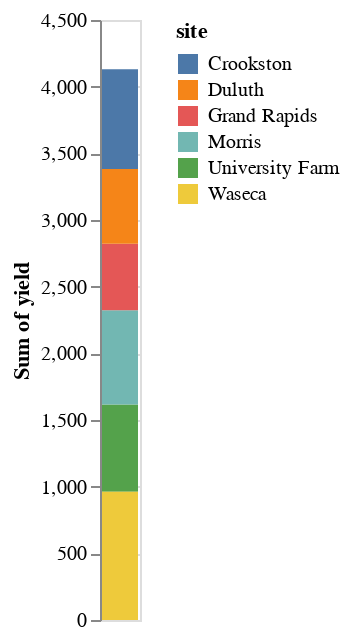

The code cell stored with this chart in its notebook:
### Code cell
source = data.barley()

alt.Chart(source).mark_bar().encode(
    y='sum(yield)',
    color='site'
)

### Figure 1 — Vega-Lite specification as saved in the notebook (floating-point values rounded to 4 significant figures)
{"config": {"view": {"continuousWidth": 400, "continuousHeight": 300}}, "data": {"name": "data-093ece8c35bb2d41094cfb6138ec810b"}, "mark": "bar", "encoding": {"color": {"type": "nominal", "field": "site"}, "y": {"type": "quantitative", "aggregate": "sum", "field": "yield"}}, "$schema": "https://vega.github.io/schema/vega-lite/v4.8.1.json", "datasets": {"data-093ece8c35bb2d41094cfb6138ec810b": [{"yield": 27.0, "variety": "Manchuria", "year": 1931, "site": "University Farm"}, {"yield": 48.87, "variety": "Manchuria", "year": 1931, "site": "Waseca"}, {"yield": 27.43, "variety": "Manchuria", "year": 1931, "site": "Morris"}, {"yield": 39.93, "variety": "Manchuria", "year": 1931, "site": "Crookston"}, {"yield": 32.97, "variety": "Manchuria", "year": 1931, "site": "Grand Rapids"}, {"yield": 28.97, "variety": "Manchuria", "year": 1931, "site": "Duluth"}, {"yield": 43.07, "variety": "Glabron", "year": 1931, "site": "University Farm"}, {"yield": 55.2, "variety": "Glabron", "year": 1931, "site": "Waseca"}, {"yield": 28.77, "variety": "Glabron", "year": 1931, "site": "Morris"}, {"yield": 38.13, "variety": "Glabron", "year": 1931, "site": "Crookston"}, {"yield": 29.13, "variety": "Glabron", "year": 1931, "site": "Grand Rapids"}, {"yield": 29.67, "variety": "Glabron", "year": 1931, "site": "Duluth"}, {"yield": 35.13, "variety": "Svansota", "year": 1931, "site": "University Farm"}, {"yield": 47.33, "variety": "Svansota", "year": 1931, "site": "Waseca"}, {"yield": 25.77, "variety": "Svansota", "year": 1931, "site": "Morris"}, {"yield": 40.47, "variety": "Svansota", "year": 1931, "site": "Crookston"}, {"yield": 29.67, "variety": "Svansota", "year": 1931, "site": "Grand Rapids"}, {"yield": 25.7, "variety": "Svansota", "year": 1931, "site": "Duluth"}, {"yield": 39.9, "variety": "Velvet", "year": 1931, "site": "University Farm"}, {"yield": 50.23, "variety": "Velvet", "year": 1931, "site": "Waseca"}, {"yield": 26.13, "variety": "Velvet", "year": 1931, "site": "Morris"}, {"yield": 41.33, "variety": "Velvet", "year": 1931, "site": "Crookston"}, {"yield": 23.03, "variety": "Velvet", "year": 1931, "site": "Grand Rapids"}, {"yield": 26.3, "variety": "Velvet", "year": 1931, "site": "Duluth"}, {"yield": 36.57, "variety": "Trebi", "year": 1931, "site": "University Farm"}, {"yield": 63.83, "variety": "Trebi", "year": 1931, "site": "Waseca"}, {"yield": 43.77, "variety": "Trebi", "year": 1931, "site": "Morris"}, {"yield": 46.93, "variety": "Trebi", "year": 1931, "site": "Crookston"}, {"yield": 29.77, "variety": "Trebi", "year": 1931, "site": "Grand Rapids"}, {"yield": 33.93, "variety": "Trebi", "year": 1931, "site": "Duluth"}, {"yield": 43.27, "variety": "No. 457", "year": 1931, "site": "University Farm"}, {"yield": 58.1, "variety": "No. 457", "year": 1931, "site": "Waseca"}, {"yield": 28.7, "variety": "No. 457", "year": 1931, "site": "Morris"}, {"yield": 45.67, "variety": "No. 457", "year": 1931, "site": "Crookston"}, {"yield": 32.17, "variety": "No. 457", "year": 1931, "site": "Grand Rapids"}, {"yield": 33.6, "variety": "No. 457", "year": 1931, "site": "Duluth"}, {"yield": 36.6, "variety": "No. 462", "year": 1931, "site": "University Farm"}, {"yield": 65.77, "variety": "No. 462", "year": 1931, "site": "Waseca"}, {"yield": 30.37, "variety": "No. 462", "year": 1931, "site": "Morris"}, {"yield": 48.57, "variety": "No. 462", "year": 1931, "site": "Crookston"}, {"yield": 24.93, "variety": "No. 462", "year": 1931, "site": "Grand Rapids"}, {"yield": 28.1, "variety": "No. 462", "year": 1931, "site": "Duluth"}, {"yield": 32.77, "variety": "Peatland", "year": 1931, "site": "University Farm"}, {"yield": 48.57, "variety": "Peatland", "year": 1931, "site": "Waseca"}, {"yield": 29.87, "variety": "Peatland", "year": 1931, "site": "Morris"}, {"yield": 41.6, "variety": "Peatland", "year": 1931, "site": "Crookston"}, {"yield": 34.7, "variety": "Peatland", "year": 1931, "site": "Grand Rapids"}, {"yield": 32.0, "variety": "Peatland", "year": 1931, "site": "Duluth"}, {"yield": 24.67, "variety": "No. 475", "year": 1931, "site": "University Farm"}, {"yield": 46.77, "variety": "No. 475", "year": 1931, "site": "Waseca"}, {"yield": 22.6, "variety": "No. 475", "year": 1931, "site": "Morris"}, {"yield": 44.1, "variety": "No. 475", "year": 1931, "site": "Crookston"}, {"yield": 19.7, "variety": "No. 475", "year": 1931, "site": "Grand Rapids"}, {"yield": 33.07, "variety": "No. 475", "year": 1931, "site": "Duluth"}, {"yield": 39.3, "variety": "Wisconsin No. 38", "year": 1931, "site": "University Farm"}, {"yield": 58.8, "variety": "Wisconsin No. 38", "year": 1931, "site": "Waseca"}, {"yield": 29.47, "variety": "Wisconsin No. 38", "year": 1931, "site": "Morris"}, {"yield": 49.87, "variety": "Wisconsin No. 38", "year": 1931, "site": "Crookston"}, {"yield": 34.47, "variety": "Wisconsin No. 38", "year": 1931, "site": "Grand Rapids"}, {"yield": 31.6, "variety": "Wisconsin No. 38", "year": 1931, "site": "Duluth"}, {"yield": 26.9, "variety": "Manchuria", "year": 1932, "site": "University Farm"}, {"yield": 33.47, "variety": "Manchuria", "year": 1932, "site": "Waseca"}, {"yield": 34.37, "variety": "Manchuria", "year": 1932, "site": "Morris"}, {"yield": 32.97, "variety": "Manchuria", "year": 1932, "site": "Crookston"}, {"yield": 22.13, "variety": "Manchuria", "year": 1932, "site": "Grand Rapids"}, {"yield": 22.57, "variety": "Manchuria", "year": 1932, "site": "Duluth"}, {"yield": 36.8, "variety": "Glabron", "year": 1932, "site": "University Farm"}, {"yield": 37.73, "variety": "Glabron", "year": 1932, "site": "Waseca"}, {"yield": 35.13, "variety": "Glabron", "year": 1932, "site": "Morris"}, {"yield": 26.17, "variety": "Glabron", "year": 1932, "site": "Crookston"}, {"yield": 14.43, "variety": "Glabron", "year": 1932, "site": "Grand Rapids"}, {"yield": 25.87, "variety": "Glabron", "year": 1932, "site": "Duluth"}, {"yield": 27.43, "variety": "Svansota", "year": 1932, "site": "University Farm"}, {"yield": 38.5, "variety": "Svansota", "year": 1932, "site": "Waseca"}, {"yield": 35.03, "variety": "Svansota", "year": 1932, "site": "Morris"}, {"yield": 20.63, "variety": "Svansota", "year": 1932, "site": "Crookston"}, {"yield": 16.63, "variety": "Svansota", "year": 1932, "site": "Grand Rapids"}, {"yield": 22.23, "variety": "Svansota", "year": 1932, "site": "Duluth"}, {"yield": 26.8, "variety": "Velvet", "year": 1932, "site": "University Farm"}, {"yield": 37.4, "variety": "Velvet", "year": 1932, "site": "Waseca"}, {"yield": 38.83, "variety": "Velvet", "year": 1932, "site": "Morris"}, {"yield": 32.07, "variety": "Velvet", "year": 1932, "site": "Crookston"}, {"yield": 32.23, "variety": "Velvet", "year": 1932, "site": "Grand Rapids"}, {"yield": 22.47, "variety": "Velvet", "year": 1932, "site": "Duluth"}, {"yield": 29.07, "variety": "Trebi", "year": 1932, "site": "University Farm"}, {"yield": 49.23, "variety": "Trebi", "year": 1932, "site": "Waseca"}, {"yield": 46.63, "variety": "Trebi", "year": 1932, "site": "Morris"}, {"yield": 41.83, "variety": "Trebi", "year": 1932, "site": "Crookston"}, {"yield": 20.63, "variety": "Trebi", "year": 1932, "site": "Grand Rapids"}, {"yield": 30.6, "variety": "Trebi", "year": 1932, "site": "Duluth"}, {"yield": 26.43, "variety": "No. 457", "year": 1932, "site": "University Farm"}, {"yield": 42.2, "variety": "No. 457", "year": 1932, "site": "Waseca"}, {"yield": 43.53, "variety": "No. 457", "year": 1932, "site": "Morris"}, {"yield": 34.33, "variety": "No. 457", "year": 1932, "site": "Crookston"}, {"yield": 19.47, "variety": "No. 457", "year": 1932, "site": "Grand Rapids"}, {"yield": 22.7, "variety": "No. 457", "year": 1932, "site": "Duluth"}, {"yield": 25.57, "variety": "No. 462", "year": 1932, "site": "University Farm"}, {"yield": 44.7, "variety": "No. 462", "year": 1932, "site": "Waseca"}, {"yield": 47.0, "variety": "No. 462", "year": 1932, "site": "Morris"}, {"yield": 30.53, "variety": "No. 462", "year": 1932, "site": "Crookston"}, {"yield": 19.9, "variety": "No. 462", "year": 1932, "site": "Grand Rapids"}, {"yield": 22.5, "variety": "No. 462", "year": 1932, "site": "Duluth"}, {"yield": 28.07, "variety": "Peatland", "year": 1932, "site": "University Farm"}, {"yield": 36.03, "variety": "Peatland", "year": 1932, "site": "Waseca"}, {"yield": 43.2, "variety": "Peatland", "year": 1932, "site": "Morris"}, {"yield": 25.23, "variety": "Peatland", "year": 1932, "site": "Crookston"}, {"yield": 26.77, "variety": "Peatland", "year": 1932, "site": "Grand Rapids"}, {"yield": 31.37, "variety": "Peatland", "year": 1932, "site": "Duluth"}, {"yield": 30.0, "variety": "No. 475", "year": 1932, "site": "University Farm"}, {"yield": 41.27, "variety": "No. 475", "year": 1932, "site": "Waseca"}, {"yield": 44.23, "variety": "No. 475", "year": 1932, "site": "Morris"}, {"yield": 32.13, "variety": "No. 475", "year": 1932, "site": "Crookston"}, {"yield": 15.23, "variety": "No. 475", "year": 1932, "site": "Grand Rapids"}, {"yield": 27.37, "variety": "No. 475", "year": 1932, "site": "Duluth"}, {"yield": 38.0, "variety": "Wisconsin No. 38", "year": 1932, "site": "University Farm"}, {"yield": 58.17, "variety": "Wisconsin No. 38", "year": 1932, "site": "Waseca"}, {"yield": 47.17, "variety": "Wisconsin No. 38", "year": 1932, "site": "Morris"}, {"yield": 35.9, "variety": "Wisconsin No. 38", "year": 1932, "site": "Crookston"}, {"yield": 20.67, "variety": "Wisconsin No. 38", "year": 1932, "site": "Grand Rapids"}, {"yield": 29.33, "variety": "Wisconsin No. 38", "year": 1932, "site": "Duluth"}]}}
